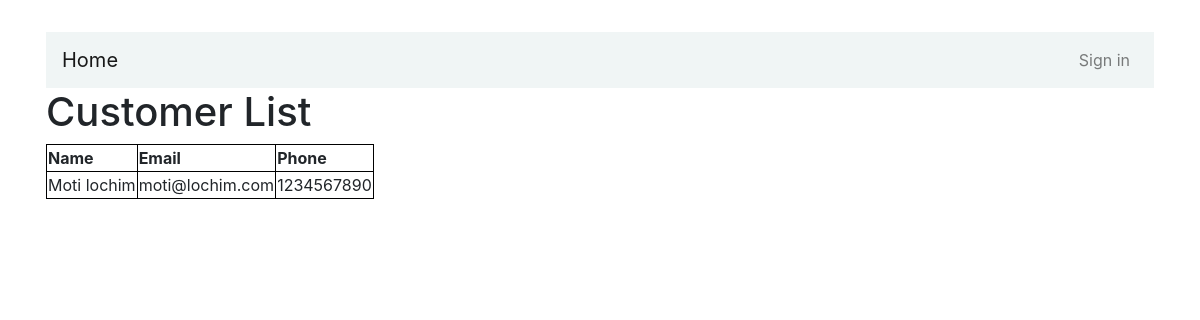
The app's page /customer_list/, older data.
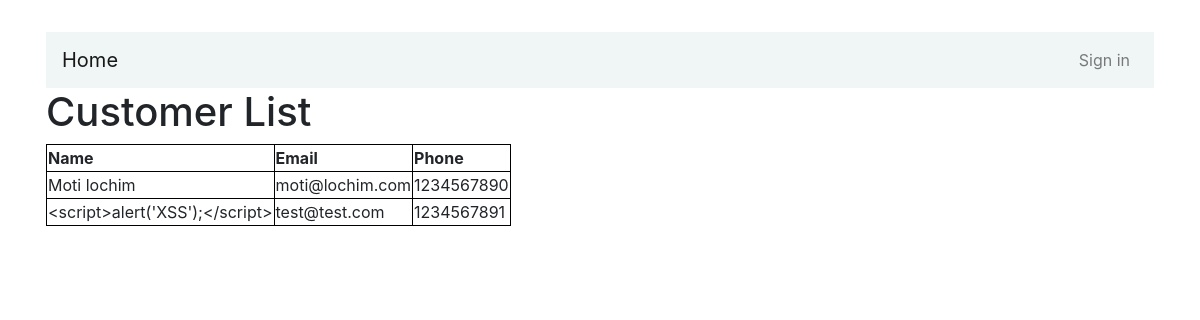
The same page, newer data.
### users/models.py (models this page shows, shortened)
class Customer(models.Model):
    name = models.CharField(max_length=30)
    email = models.CharField(max_length=30)
    phone = models.CharField(max_length=100, unique=True)
    REQUIRED_FIELDS = ['name', 'email', 'phone']
    class Meta:
        verbose_name_plural = 'Customers'

### users/views.py (the view)
# urls.py: path('customer_list/',customer_list,name='customer_list')
def customer_list(request):
    customers = Customer.objects.all()
    return render(request, 'users/customer_list.html', {'customers':customers})

### users/context_processors.py (called while the page is built)
def should_enable_xss(request):
    return {'ENABLE_XSS': settings.XSS}

### users/templates/users/customer_list.html (shortened to what this page needs)
{% extends "users/base.html" %}
{% block content %}
    <h1>Customer List</h1>
    <table>
        <thead>
          <tr>
            <th>Name</th>
            <th>Email</th>
            <th>Phone</th>
          </tr>
        </thead>
        <tbody>
          {% for customer in customers %}
          <tr>
            <td>{% if ENABLE_XSS %}
              {{ customer.name | safe }}
          {% else %}
              {{ customer.name }}
          {% endif %}</td>
            <td>{{ customer.email }}</td>
            <td>{{ customer.phone }}</td>
          </tr>
          {% endfor %}
        </tbody>
    </table>
{% endblock content %}

### users/templates/users/base.html (shortened to what this page needs)
<!doctype html>
<html lang="en">
<head>
    <link rel="stylesheet" href="https://maxcdn.bootstrapcdn.com/bootstrap/4.0.0/css/bootstrap.min.css">
	<link rel="stylesheet" href="https://use.fontawesome.com/releases/v5.8.2/css/all.css">
</head>
<body>
  <div class="container p-3 my-3">
    <div class="row">
      <div class="col-md-12">
        <nav class="navbar navbar-expand-md navbar-light " style="background-color: #f0f5f5">
          <a href="/" class="navbar-brand">Home</a>
            <div class="collapse navbar-collapse" id="navbarCollapse">
                <div class="navbar-nav ml-auto">
                  {% if user.is_authenticated %}
                    <a href="{% url 'logout' %}" class="nav-item nav-link">Logout</a>
                  {% else %}
                    <a href="{% url 'login' %}" class="nav-item nav-link">Sign in</a>
                  {% endif %}
                </div>
            </div>
        </nav>
        {% block content %}{% endblock %}
      </div>
    </div>
  </div>
</body>
</html>

### users/templates/users/customer_list.html (style rules this page uses)
table, th, td { border: 1px solid black; }
table { border-spacing: 30px; }

Row changes from the older to the newer data that the page shows:
added Customer: name "<script>alert('XSS');</script>", email "test@test.com", phone "1234567891"
